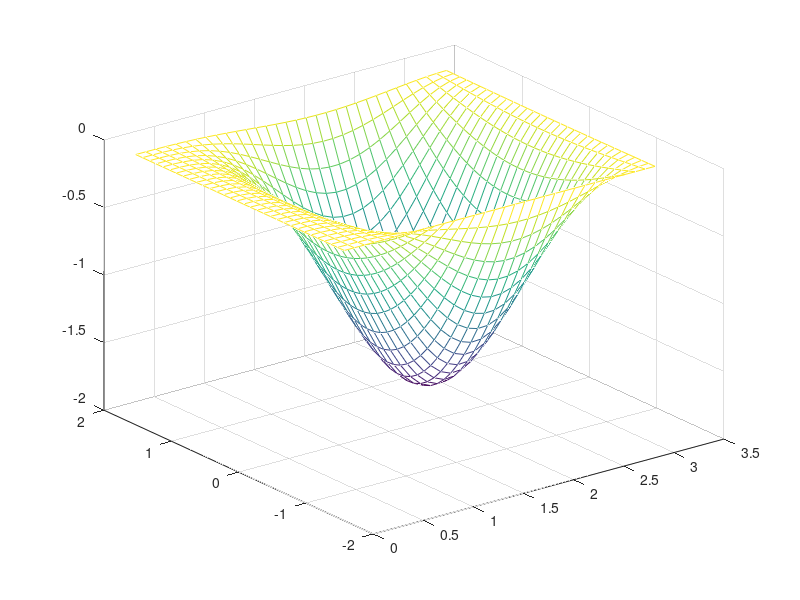

MATLAB code to generate this figure: (Note: this script raises an error after producing the figure.)

%%
% ME 3001 
%% - 2D Optimization

clear all
close all
clc

fun=@(xin,yin) -sin(xin)^2*cos(yin)*xin;

[xs,ys]=meshgrid(0:.1:pi,-pi/2:.1:pi/2); %range of x vals for the surface
zs=zeros(length(xs(:,1)),length(ys(1,:)));

for p=1:length(xs(:,1))
    for q=1:length(ys(1,:))
        zs(p,q)=fun(xs(p,q),ys(p,q));
    end
end
% 
figure(1)
mesh(xs,ys,zs)
% % 
%use brute force to find max
% maxz=0;
% for p=1:length(xs)
%     for q=1:length(ys)
%         if zs(p,q)>maxz
%             maxz=zs(p,q);
%             maxx=xs(p,q);
%             maxy=ys(p,q);
%         end
%         mesh(xs,ys,zs)
%         hold on
%         plot3(xs(p,q),ys(p,q),zs(p,q),'ro')   
%         pause(.1)
%         hold off
%         
%     end
% end
% % 
% hold on
% plot3(maxx,maxy,maxz,'kp','MarkerSize',15)
% % 
% 
%8 neighbor steepest accent
% xn=xs(2); 
% yn=ys(2);
% atPeak=0;
% 
% idx=2; %for now, dont start on border
% jdx=2;
% while ~atPeak
%     
%     atPeak=1;
%     maxdel=0;
%     for m=idx-1:idx+1
%         for n=jdx-1:jdx+1
%             if zs(m,n)-zs(idx,jdx)>maxdel
%                 maxdel=zs(m,n)-zs(idx,jdx);
%                 itmp=m;
%                 jtmp=n;
%                 atPeak=0;
%             end
%         end
%     end
%     idx=itmp;
%     jdx=jtmp;
%     mesh(xs,ys,zs)
%     hold on
%     plot3(xs(idx,jdx),ys(idx,jdx),zs(idx,jdx),'ko')
%     pause  
% end

% xlabel('X')
% ylabel('Y')

 %use fminsearch
 
 X0=[0,-1.5];
 
 search_options=optimset('MaxIter',200,'Display','on');
 
 Xf=fminsearch(@myFun,X0,search_options);
 
 
 
 
 







